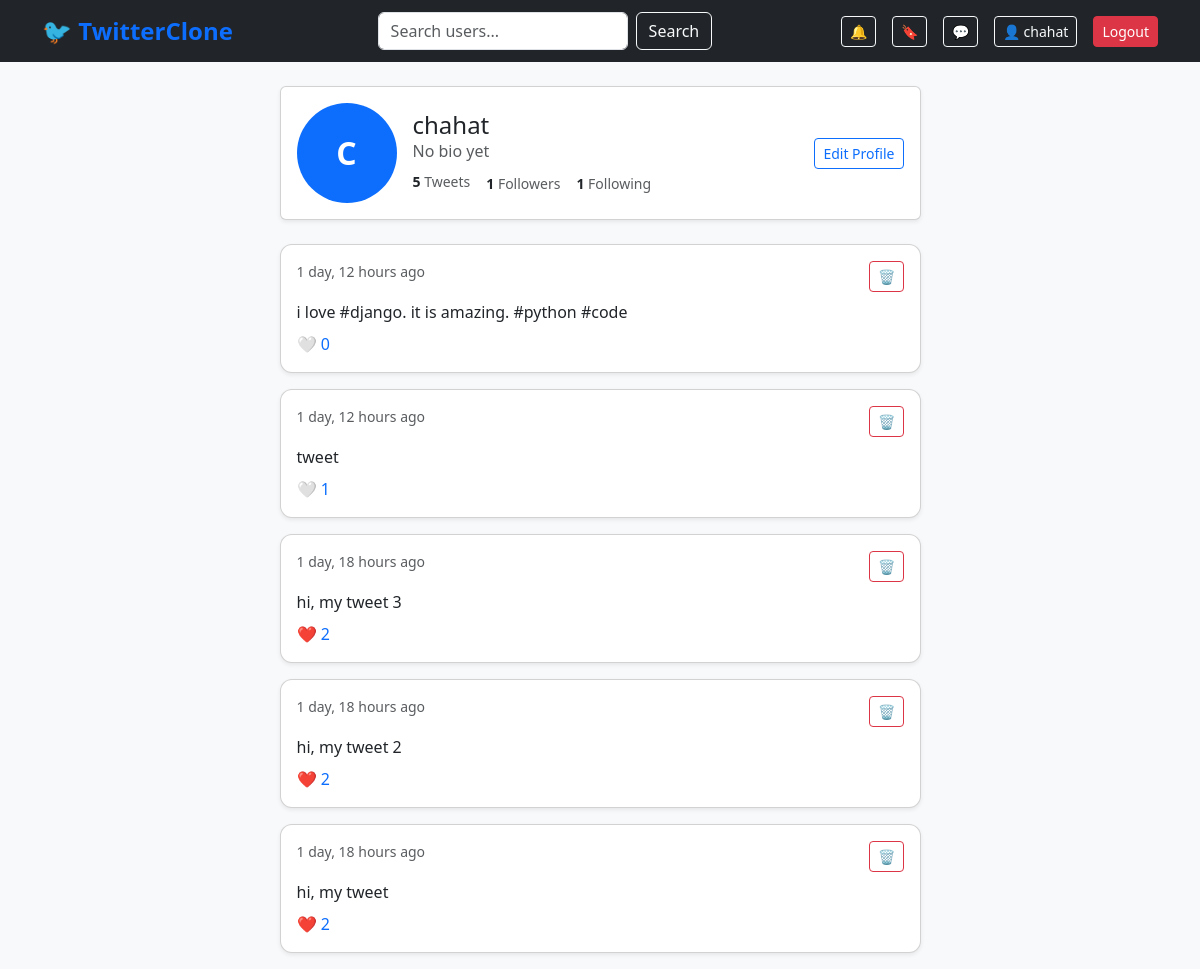
The page /profile/chahat/ (signed in) on the database its author committed.
### twitter/models.py (models this page shows, shortened)
class Profile(models.Model):
    user = models.OneToOneField(User, on_delete=models.CASCADE)
    bio = models.TextField(blank=True, null=True)
    profile_picture = models.ImageField(
        upload_to='profiles/',
        blank=True,
        null=True
    )
    followers = models.ManyToManyField(
        User,
        related_name='following',
        blank=True
    )
    created_at = models.DateTimeField(auto_now_add=True)
    def get_followers_count(self):
        return self.followers.count()
    def get_following_count(self):
        return Profile.objects.filter(followers=self.user).count()

class Tweet(models.Model):
    user    = models.ForeignKey(User, on_delete=models.CASCADE)
    content = models.TextField(max_length=280)
    image   = models.ImageField(upload_to='tweets/', blank=True, null=True)
    likes   = models.ManyToManyField(User, related_name='liked_tweets', blank=True)
    is_retweet    = models.BooleanField(default=False)
    original_tweet = models.ForeignKey(
        'self',
        on_delete=models.CASCADE,
        null=True,
        blank=True,
        related_name='retweets'
    )
    created_at = models.DateTimeField(auto_now_add=True)
    def get_likes_count(self):
        return self.likes.count()
    class Meta:
        ordering = ['-created_at']

### twitter/views.py (the view)
# urls.py: path('profile/<str:username>/', views.profile, name='profile'),
@login_required(login_url='login')
def profile(request, username):
    profile_user = get_object_or_404(User, username=username)
    profile = get_object_or_404(Profile, user=profile_user)
    tweets = Tweet.objects.filter(user=profile_user)
    is_following = request.user in profile.followers.all()
    return render(request, 'twitter/profile.html', {
        'profile_user': profile_user,
        'profile': profile,
        'tweets': tweets,
        'is_following': is_following
    })

### twitter/context_processors.py (called while the page is built)
def notifications_count(request):
    if request.user.is_authenticated:
        unread_count = Notification.objects.filter(
            recipient=request.user,
            is_read=False
        ).count()
        return {'unread_notifications': unread_count}
    return {'unread_notifications': 0}

### templates/twitter/profile.html (shortened to what this page needs)
{% extends 'base.html' %}
{% block content %}
<div class="row justify-content-center">
    <div class="col-md-7">
        <div class="card shadow-sm mb-4">
            <div class="card-body">
                <div class="d-flex align-items-center">
                    {% if profile.profile_picture %}
                        <img src="{{ profile.profile_picture.url }}"
                             class="profile-img-lg me-3"
                             alt="{{ profile_user.username }}">
                    {% else %}
                        <div class="profile-img-lg me-3 bg-primary d-flex
                                    align-items-center justify-content-center
                                    text-white fw-bold"
                             style="font-size:2rem;">
                            {{ profile_user.username|first|upper }}
                        </div>
                    {% endif %}
                    <div class="flex-grow-1">
                        <h4 class="mb-0">{{ profile_user.username }}</h4>
                        <p class="text-muted mb-2">
                            {{ profile.bio|default:"No bio yet" }}
                        </p>
                        <div class="d-flex gap-3">
                            <small>
                                <strong>{{ tweets.count }}</strong>
                                <span class="text-muted">Tweets</span>
                            </small>
                            <a href="{% url 'followers_list' profile_user.username %}"
                            class="text-decoration-none text-dark">
                                <small>
                                    <strong>{{ profile.get_followers_count }}</strong>
                                    <span class="text-muted">Followers</span>
                                </small>
                            </a>
                            <a href="{% url 'following_list' profile_user.username %}"
                            class="text-decoration-none text-dark">
                                <small>
                                    <strong>{{ profile.get_following_count }}</strong>
                                    <span class="text-muted">Following</span>
                                </small>
                            </a>
                        </div>
                    </div>
                    <div>
                        {% if profile_user == request.user %}
                            <a href="{% url 'edit_profile' %}"
                               class="btn btn-outline-primary btn-sm">
                               Edit Profile
                            </a>
                        {% endif %}
                    </div>
                </div>
            </div>
        </div>
        {% if tweets %}
            {% for tweet in tweets %}
            <div class="card shadow-sm tweet-card">
                <div class="card-body">
                    <div class="d-flex justify-content-between mb-2">
                        <small class="text-muted">
                            {{ tweet.created_at|timesince }} ago
                        </small>
                        {% if tweet.user == request.user %}
                            <a href="{% url 'delete_tweet' tweet.id %}"
                               class="btn btn-sm btn-outline-danger">🗑</a>
                        {% endif %}
                    </div>
                    <p class="mb-2">{{ tweet.content }}</p>
                    <div>
                        <a href="{% url 'like_tweet' tweet.id %}"
                           class="text-decoration-none">
                            {% if request.user in tweet.likes.all %}
                                ❤️ {{ tweet.get_likes_count }}
                            {% else %}
                                🤍 {{ tweet.get_likes_count }}
                            {% endif %}
                        </a>
                    </div>
                </div>
            </div>
            {% endfor %}
        {% else %}
            <div class="text-center mt-4">
                <h5 class="text-muted">No tweets yet!</h5>
            </div>
        {% endif %}
    </div>
</div>
{% endblock %}

### templates/base.html (shortened to what this page needs)
<!DOCTYPE html>
<html lang="en">
<head>
    <link href="https://cdn.jsdelivr.net/npm/bootstrap@5.3.0/dist/css/bootstrap.min.css" rel="stylesheet">
</head>
<body>
    <nav class="navbar navbar-expand-lg navbar-dark bg-dark sticky-top">
        <div class="container">
            <a class="navbar-brand text-primary" href="{% url 'feed' %}">🐦 TwitterClone</a>
            <form class="d-flex mx-auto" method="GET" action="{% url 'search' %}">
                <input class="form-control me-2" type="search" name="q"
                       placeholder="Search users..."
                       value="{{ request.GET.q }}"
                       style="width:250px;">
                <button class="btn btn-outline-light" type="submit">Search</button>
            </form>
            <div class="d-flex align-items-center gap-3">
                {% if user.is_authenticated %}
                <a href="{% url 'notifications' %}" class="btn btn-outline-light btn-sm position-relative">
                    🔔
                </a>
                <a href="{% url 'bookmarks' %}" class="btn btn-outline-light btn-sm">🔖</a>
                <a href="{% url 'inbox' %}" class="btn btn-outline-light btn-sm">💬</a>
                <a href="{% url 'profile' user.username %}" class="btn btn-outline-light btn-sm">
                    👤 {{ user.username }}
                </a>
                <a href="{% url 'logout' %}" class="btn btn-danger btn-sm">Logout</a>
                {% else %}
                    <a href="{% url 'login' %}" class="btn btn-outline-light btn-sm">Login</a>
                    <a href="{% url 'register' %}" class="btn btn-primary btn-sm">Register</a>
                {% endif %}
            </div>
        </div>
    </nav>
    <div class="container mt-4">
        {% block content %}
        {% endblock %}
    </div>
</body>
</html>

### templates/base.html (style rules this page uses)
body { background-color: #f8f9fa; }
.navbar-brand { font-weight: 900; font-size: 1.5rem; }
.tweet-card { border-radius: 12px; margin-bottom: 1rem; }
.profile-img-lg { width: 100px; height: 100px; border-radius: 50%; object-fit: cover; }

### rows shown on the page
Profile: bio "No bio yet", get_followers_count "1", get_following_count "1"
Tweet: created_at "1 day, 12 hours", content "i love #django. it is amazing. #python #code", get_likes_count "0"
Tweet: created_at "1 day, 12 hours", content "tweet", get_likes_count "1"
Tweet: created_at "1 day, 18 hours", content "hi, my tweet 3", get_likes_count "2"
Tweet: created_at "1 day, 18 hours", content "hi, my tweet 2", get_likes_count "2"
Tweet: created_at "1 day, 18 hours", content "hi, my tweet", get_likes_count "2"

### other values the page prints
{{ user.username }} "chahat"
{{ profile_user.username|first|upper }} "C"
{{ profile_user.username }} "chahat"
{{ tweets.count }} "5"
